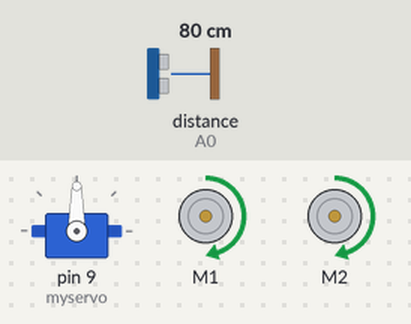
The sketch below on a simulated Arduino Uno, built with avr-gcc and run on an emulated ATmega328P. Shown: servo, 2 × DC motor (green arrow = forward, orange = backward, longer = faster). The test bench sets the inputs (shaded band); at power-on: distance to the obstacle (sensor on A0) 80 cm. The echo pulse lasts 58.3 µs per cm; what the sketch prints to the serial monitor is not drawn.

Above: at 1.2 s.
1.3 s: distance to the obstacle (sensor on A0) set to 43 cm
2.8 s: distance to the obstacle (sensor on A0) set to 36 cm
At 4.2 s:
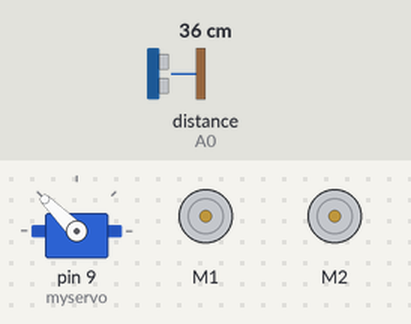
5.8 s: distance to the obstacle (sensor on A0) set to 60 cm
At 7.49 s:
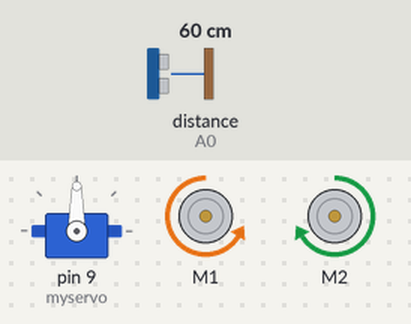
8.8 s: distance to the obstacle (sensor on A0) set to 2 cm
At 9.3 s:
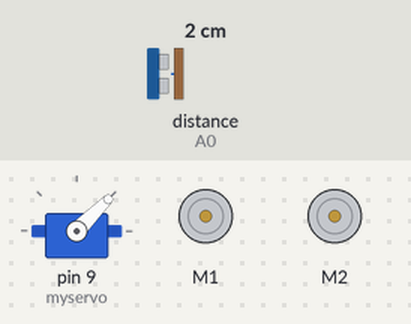
11.8 s: distance to the obstacle (sensor on A0) set to 4 cm
Timing chart, 0 to 15.8 s (numbered marks = the images above; inputs shaded):
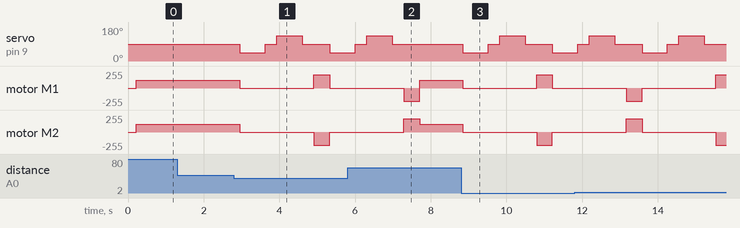

The sketch:

Arduino_Follow_Robot.ino
```cpp
//Arduino Human Following Robot
// Created By DIY Builder
// You have to Install the AFMotor and NewPing library Before Uploading the sketch//
// To install the libraries ( first download the AF Motor driver, NewPing and Servo Library zip file //
// then Go to Skecth >> Include Library >> Add .Zip Library >> Select The downloaded zip file >> Done) //
// Contact me on instagram for any question(Insta Id : DIY.Builder)


#include<NewPing.h>
#include<Servo.h>
#include<AFMotor.h>
#define TRIGGER_PIN A1
#define ECHO_PIN A0
#define MAX_DISTANCE 100


NewPing sonar(TRIGGER_PIN, ECHO_PIN, MAX_DISTANCE);


AF_DCMotor Motor1(1);
AF_DCMotor Motor2(2);
int distance = 100;

Servo myservo;

int pos =0;

void setup() {
  // put your setup code here, to run once:
  Serial.begin(9600);
  myservo.attach(9);
  myservo.write(90);
    // turn on motors
  Motor1.setSpeed(200);
  Motor1.run(RELEASE);
  Motor2.setSpeed(200);
  Motor2.run(RELEASE);

  distance = readPing();
}


void loop() {
  int distanceRight = 0;
  int distanceLeft = 0;

  delay(50);
  distance = readPing();
  Serial.print("distance");
  Serial.println(distance);

if(distance<=40){
  Motor1.setSpeed(0);
  Motor1.run(RELEASE);
  Motor2.setSpeed(0);
  Motor2.run(RELEASE);
  distanceRight = lookRight();
  delay(300);
  distanceLeft = lookLeft();
  delay(300);
  if(distance >= distanceLeft) {
    Motor1.setSpeed(200);
    Motor1.run(FORWARD);
    Motor2.setSpeed(200);
    Motor2.run(BACKWARD);
    delay(300);
  }else {
    Motor1.setSpeed(200);
    Motor1.run(BACKWARD);
    Motor2.setSpeed(200);
    Motor2.run(FORWARD);
    delay(300);
  }
}else {
  Motor1.setSpeed(120);
  Motor1.run(FORWARD);
  Motor2.setSpeed(120);
  Motor2.run(FORWARD);
  delay(100);
}
}

 int lookRight(){
  myservo.write(45);
  delay(500);
  int distance = readPing();
  delay(100);
  myservo.write(90);
  return distance;
}

int lookLeft(){
  myservo.write(135);
  delay(500);
  int distance = readPing();
  delay(100);
  myservo.write(90);
  return distance;
  delay(100);
}

int readPing(){
  delay(70);
  int cm = sonar.ping_cm();
  Serial.print(sonar.ping_cm());
  if (cm==0){
    cm=250;
  }
  return cm;
}
```

Measured:
- the behaviour switches between 41 and 40 cm on distance to the obstacle (sensor on A0) (found by bisection; images 0 and 1)
- after the input at 1.3 s, every drawn part: stays the same
- after the input at 2.8 s, servo on pin 9 (myservo): 90° → 45° after 0.15 s, → 90° 0.68 s later, → 135° 0.30 s later, → 90° 0.68 s later, … (5 changes in this stretch); motor M1: forward 120/255 → stopped after 0.15 s, → forward 200/255 2.0 s later, → stopped 0.43 s later
- after the input at 5.8 s, servo on pin 9 (myservo): goes on until 7.0 s, then stays 90°
- after the input at 8.8 s, servo on pin 9 (myservo): 90° → 45° after 0.05 s, → 90° 0.67 s later, → 135° 0.30 s later, → 90° 0.67 s later, … (5 changes in this stretch); motor M1: forward 120/255 → stopped after 0.05 s, → forward 200/255 1.9 s later, → stopped 0.42 s later
